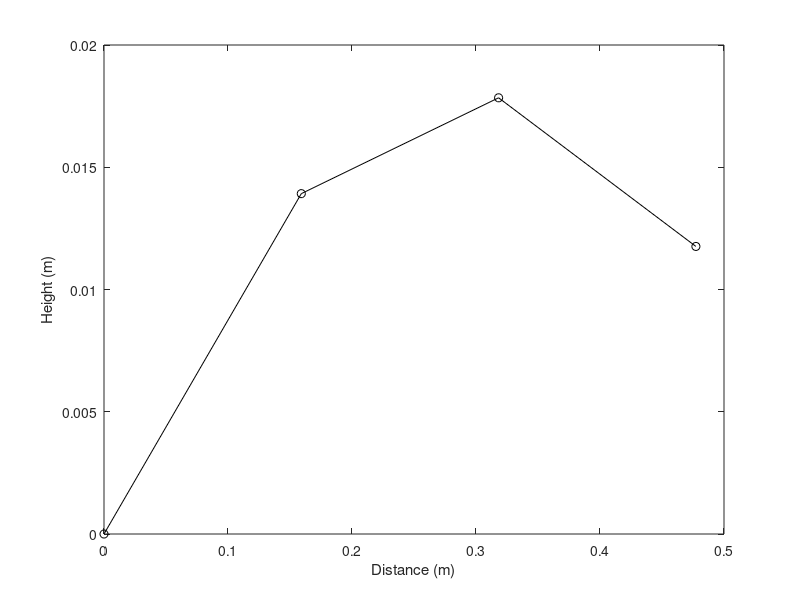

MATLAB code to generate this figure:
%-------------------------------------------------------------------------------
% proj_euler.m
%-------------------------------------------------------------------------------
% Simple projectile motion, using Euler's method
%-------------------------------------------------------------------------------

% Only show a few digits:
format('short');

% Dimensionalisation parameters
G = 9.8; % Acceleration due to gravity (m/s^2)
Ls = 1.0; % Choice for scaling length (m)
Ts = sqrt(Ls/G); % Choice for scale for time (s)

% Non-dimensional time-step, tau
tau = 0.1;

% Prompt user for initial speed and angle
speed_m = input('Enter initial speed in m/s: ');
angle = input('Enter initial angle in degrees: ');

% Convert angle to radians
angle = angle*pi/180;

% Non-dimensionalise initial speed
speed = speed_m/(Ls/Ts);

% Row vectors for non-dimensional position and velocity
pos = [0 0];
vel = speed*[cos(angle) sin(angle)];

% Initialize variables to save for plotting:
x = [];
y = [];

%-------------------------------------------------------------------------------
% Euler's method!:
%-------------------------------------------------------------------------------
n = 0;
while pos(2) >= 0
    n = n + 1;

    % Store position for plotting:
    x(n) = pos(1);
    y(n) = pos(2);

    % Compute one step of Euler's method:
    % r_{n+1} = r_n + τ v_n
    pos = pos + tau*vel;
    % v_{n+1} = v_n - τ \hat{y}
    vel = vel + tau*[0 -1];
end
%-------------------------------------------------------------------------------

% Plot the trajectory (as dimensional values):
f = figure('color','w');
plot(Ls*x,Ls*y,'o-k')
xlabel('Distance (m)')
ylabel('Height (m)')

% Linear interpolation to estimate the range of the projectile
range = pos(1) - pos(2)*(pos(1)-x(end))/(pos(2)-y(end));
range_m = Ls*range; % convert back to m
fprintf('Range (m): %f\n',range_m)

% Analytic expression for range
an_range_m = speed_m^2*sin(2*angle)/G;
fprintf('Analytic value for range (m): %f.\n',an_range_m)
